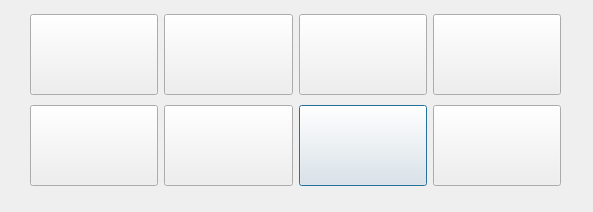
<?xml version="1.0" encoding="UTF-8"?>
<ui version="4.0">
 <class>AtomTemplate</class>
 <widget class="QDialog" name="AtomTemplate">
  <property name="geometry">
   <rect>
    <x>0</x>
    <y>0</y>
    <width>593</width>
    <height>212</height>
   </rect>
  </property>
  <property name="windowTitle">
   <string>Dialog</string>
  </property>
  <widget class="QWidget" name="layoutWidget">
   <property name="geometry">
    <rect>
     <x>30</x>
     <y>10</y>
     <width>531</width>
     <height>181</height>
    </rect>
   </property>
   <layout class="QGridLayout" name="gridLayout">
    <item row="1" column="2">
     <widget class="QPushButton" name="Frag7">
      <property name="minimumSize">
       <size>
        <width>81</width>
        <height>81</height>
       </size>
      </property>
      <property name="text">
       <string/>
      </property>
      <property name="icon">
       <iconset resource="../hmo.qrc">
        <normaloff>:/images/pentbipyr.svg</normaloff>:/images/pentbipyr.svg</iconset>
      </property>
      <property name="iconSize">
       <size>
        <width>80</width>
        <height>80</height>
       </size>
      </property>
     </widget>
    </item>
    <item row="0" column="2">
     <widget class="QPushButton" name="Frag3">
      <property name="enabled">
       <bool>true</bool>
      </property>
      <property name="minimumSize">
       <size>
        <width>81</width>
        <height>81</height>
       </size>
      </property>
      <property name="text">
       <string/>
      </property>
      <property name="icon">
       <iconset resource="../hmo.qrc">
        <normaloff>:/images/tet.svg</normaloff>:/images/tet.svg</iconset>
      </property>
      <property name="iconSize">
       <size>
        <width>80</width>
        <height>80</height>
       </size>
      </property>
     </widget>
    </item>
    <item row="0" column="1">
     <widget class="QPushButton" name="Frag2">
      <property name="enabled">
       <bool>true</bool>
      </property>
      <property name="minimumSize">
       <size>
        <width>81</width>
        <height>81</height>
       </size>
      </property>
      <property name="text">
       <string/>
      </property>
      <property name="icon">
       <iconset resource="../hmo.qrc">
        <normaloff>:/images/tetsss.svg</normaloff>:/images/tetsss.svg</iconset>
      </property>
      <property name="iconSize">
       <size>
        <width>80</width>
        <height>80</height>
       </size>
      </property>
     </widget>
    </item>
    <item row="1" column="0">
     <widget class="QPushButton" name="Frag5">
      <property name="enabled">
       <bool>true</bool>
      </property>
      <property name="minimumSize">
       <size>
        <width>81</width>
        <height>81</height>
       </size>
      </property>
      <property name="text">
       <string/>
      </property>
      <property name="icon">
       <iconset resource="../hmo.qrc">
        <normaloff>:/images/oct.svg</normaloff>:/images/oct.svg</iconset>
      </property>
      <property name="iconSize">
       <size>
        <width>80</width>
        <height>80</height>
       </size>
      </property>
     </widget>
    </item>
    <item row="0" column="0">
     <widget class="QPushButton" name="Frag1">
      <property name="minimumSize">
       <size>
        <width>81</width>
        <height>81</height>
       </size>
      </property>
      <property name="text">
       <string/>
      </property>
      <property name="icon">
       <iconset resource="../hmo.qrc">
        <normaloff>:/images/tripla.svg</normaloff>:/images/tripla.svg</iconset>
      </property>
      <property name="iconSize">
       <size>
        <width>80</width>
        <height>80</height>
       </size>
      </property>
     </widget>
    </item>
    <item row="1" column="1">
     <widget class="QPushButton" name="Frag6">
      <property name="minimumSize">
       <size>
        <width>81</width>
        <height>81</height>
       </size>
      </property>
      <property name="text">
       <string/>
      </property>
      <property name="icon">
       <iconset resource="../hmo.qrc">
        <normaloff>:/images/captrig.svg</normaloff>:/images/captrig.svg</iconset>
      </property>
      <property name="iconSize">
       <size>
        <width>80</width>
        <height>80</height>
       </size>
      </property>
     </widget>
    </item>
    <item row="0" column="3">
     <widget class="QPushButton" name="Frag4">
      <property name="minimumSize">
       <size>
        <width>81</width>
        <height>81</height>
       </size>
      </property>
      <property name="text">
       <string/>
      </property>
      <property name="icon">
       <iconset resource="../hmo.qrc">
        <normaloff>:/images/seesaw.svg</normaloff>:/images/seesaw.svg</iconset>
      </property>
      <property name="iconSize">
       <size>
        <width>80</width>
        <height>80</height>
       </size>
      </property>
     </widget>
    </item>
    <item row="1" column="3">
     <widget class="QPushButton" name="Frag8">
      <property name="minimumSize">
       <size>
        <width>81</width>
        <height>81</height>
       </size>
      </property>
      <property name="text">
       <string/>
      </property>
      <property name="icon">
       <iconset resource="../hmo.qrc">
        <normaloff>:/images/sqaprism.svg</normaloff>:/images/sqaprism.svg</iconset>
      </property>
      <property name="iconSize">
       <size>
        <width>80</width>
        <height>80</height>
       </size>
      </property>
     </widget>
    </item>
   </layout>
  </widget>
 </widget>
 <resources>
  <include location="../hmo.qrc"/>
 </resources>
 <connections/>
</ui>
